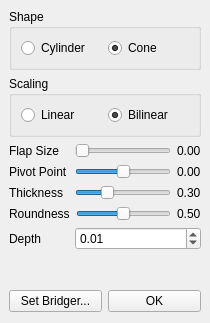
<?xml version="1.0" encoding="UTF-8"?>
<ui version="4.0">
 <class>WeavePanel</class>
 <widget class="QWidget" name="WeavePanel">
  <property name="geometry">
   <rect>
    <x>0</x>
    <y>0</y>
    <width>210</width>
    <height>323</height>
   </rect>
  </property>
  <property name="windowTitle">
   <string>Form</string>
  </property>
  <widget class="QWidget" name="verticalLayoutWidget">
   <property name="geometry">
    <rect>
     <x>9</x>
     <y>9</y>
     <width>192</width>
     <height>303</height>
    </rect>
   </property>
   <layout class="QVBoxLayout" name="verticalLayout">
    <item>
     <widget class="QGroupBox" name="groupBox_2">
      <property name="title">
       <string>Shape</string>
      </property>
      <layout class="QHBoxLayout" name="horizontalLayout_7">
       <item>
        <widget class="QRadioButton" name="shapeCylinderBtn">
         <property name="text">
          <string>Cylinder</string>
         </property>
         <attribute name="buttonGroup">
          <string notr="true">shapeBtnGrp</string>
         </attribute>
        </widget>
       </item>
       <item>
        <widget class="QRadioButton" name="shapeConeBtn">
         <property name="text">
          <string>Cone</string>
         </property>
         <property name="checked">
          <bool>true</bool>
         </property>
         <attribute name="buttonGroup">
          <string notr="true">shapeBtnGrp</string>
         </attribute>
        </widget>
       </item>
      </layout>
     </widget>
    </item>
    <item>
     <widget class="QGroupBox" name="groupBox">
      <property name="title">
       <string>Scaling</string>
      </property>
      <layout class="QHBoxLayout" name="horizontalLayout_2">
       <item>
        <widget class="QRadioButton" name="scaleLinearBtn">
         <property name="text">
          <string>Linear</string>
         </property>
         <attribute name="buttonGroup">
          <string notr="true">scaleBtnGrp</string>
         </attribute>
        </widget>
       </item>
       <item>
        <widget class="QRadioButton" name="scaleBilinearBtn">
         <property name="text">
          <string>Bilinear</string>
         </property>
         <property name="checked">
          <bool>true</bool>
         </property>
         <attribute name="buttonGroup">
          <string notr="true">scaleBtnGrp</string>
         </attribute>
        </widget>
       </item>
      </layout>
     </widget>
    </item>
    <item>
     <layout class="QHBoxLayout" name="horizontalLayout_8">
      <item>
       <widget class="QLabel" name="label_3">
        <property name="sizePolicy">
         <sizepolicy hsizetype="Fixed" vsizetype="Preferred">
          <horstretch>0</horstretch>
          <verstretch>0</verstretch>
         </sizepolicy>
        </property>
        <property name="minimumSize">
         <size>
          <width>60</width>
          <height>0</height>
         </size>
        </property>
        <property name="text">
         <string>Flap Size</string>
        </property>
       </widget>
      </item>
      <item>
       <widget class="QSlider" name="flapSlider">
        <property name="orientation">
         <enum>Qt::Horizontal</enum>
        </property>
       </widget>
      </item>
      <item>
       <widget class="QLabel" name="flapLabel">
        <property name="text">
         <string>0.00</string>
        </property>
       </widget>
      </item>
     </layout>
    </item>
    <item>
     <layout class="QHBoxLayout" name="horizontalLayout_6">
      <item>
       <widget class="QLabel" name="label_2">
        <property name="sizePolicy">
         <sizepolicy hsizetype="Fixed" vsizetype="Preferred">
          <horstretch>0</horstretch>
          <verstretch>0</verstretch>
         </sizepolicy>
        </property>
        <property name="minimumSize">
         <size>
          <width>60</width>
          <height>0</height>
         </size>
        </property>
        <property name="text">
         <string>Pivot Point</string>
        </property>
       </widget>
      </item>
      <item>
       <widget class="QSlider" name="pivotSlider">
        <property name="minimum">
         <number>-99</number>
        </property>
        <property name="maximum">
         <number>99</number>
        </property>
        <property name="singleStep">
         <number>0</number>
        </property>
        <property name="orientation">
         <enum>Qt::Horizontal</enum>
        </property>
       </widget>
      </item>
      <item>
       <widget class="QLabel" name="pivotLabel">
        <property name="text">
         <string>0.00</string>
        </property>
       </widget>
      </item>
     </layout>
    </item>
    <item>
     <layout class="QHBoxLayout" name="horizontalLayout">
      <item>
       <widget class="QLabel" name="label">
        <property name="sizePolicy">
         <sizepolicy hsizetype="Fixed" vsizetype="Preferred">
          <horstretch>0</horstretch>
          <verstretch>0</verstretch>
         </sizepolicy>
        </property>
        <property name="minimumSize">
         <size>
          <width>60</width>
          <height>0</height>
         </size>
        </property>
        <property name="text">
         <string>Thickness</string>
        </property>
       </widget>
      </item>
      <item>
       <widget class="QSlider" name="thickSlider">
        <property name="value">
         <number>30</number>
        </property>
        <property name="orientation">
         <enum>Qt::Horizontal</enum>
        </property>
       </widget>
      </item>
      <item>
       <widget class="QLabel" name="thickLabel">
        <property name="text">
         <string>0.30</string>
        </property>
       </widget>
      </item>
     </layout>
    </item>
    <item>
     <layout class="QHBoxLayout" name="horizontalLayout_3">
      <item>
       <widget class="QLabel" name="label_5">
        <property name="sizePolicy">
         <sizepolicy hsizetype="Fixed" vsizetype="Preferred">
          <horstretch>0</horstretch>
          <verstretch>0</verstretch>
         </sizepolicy>
        </property>
        <property name="minimumSize">
         <size>
          <width>60</width>
          <height>0</height>
         </size>
        </property>
        <property name="text">
         <string>Roundness</string>
        </property>
       </widget>
      </item>
      <item>
       <widget class="QSlider" name="roundSlider">
        <property name="value">
         <number>50</number>
        </property>
        <property name="orientation">
         <enum>Qt::Horizontal</enum>
        </property>
       </widget>
      </item>
      <item>
       <widget class="QLabel" name="roundLabel">
        <property name="text">
         <string>0.50</string>
        </property>
       </widget>
      </item>
     </layout>
    </item>
    <item>
     <layout class="QHBoxLayout" name="horizontalLayout_4">
      <item>
       <widget class="QLabel" name="label_7">
        <property name="sizePolicy">
         <sizepolicy hsizetype="Fixed" vsizetype="Preferred">
          <horstretch>0</horstretch>
          <verstretch>0</verstretch>
         </sizepolicy>
        </property>
        <property name="minimumSize">
         <size>
          <width>60</width>
          <height>0</height>
         </size>
        </property>
        <property name="text">
         <string>Depth</string>
        </property>
       </widget>
      </item>
      <item>
       <widget class="QDoubleSpinBox" name="depthSpinBox">
        <property name="wrapping">
         <bool>false</bool>
        </property>
        <property name="maximum">
         <double>10.000000000000000</double>
        </property>
        <property name="singleStep">
         <double>0.010000000000000</double>
        </property>
        <property name="value">
         <double>0.010000000000000</double>
        </property>
       </widget>
      </item>
     </layout>
    </item>
    <item>
     <spacer name="verticalSpacer">
      <property name="orientation">
       <enum>Qt::Vertical</enum>
      </property>
      <property name="sizeHint" stdset="0">
       <size>
        <width>20</width>
        <height>40</height>
       </size>
      </property>
     </spacer>
    </item>
    <item>
     <layout class="QHBoxLayout" name="horizontalLayout_5">
      <item>
       <widget class="QPushButton" name="bridgerBtn">
        <property name="text">
         <string>Set Bridger...</string>
        </property>
       </widget>
      </item>
      <item>
       <widget class="QPushButton" name="okBtn">
        <property name="text">
         <string>OK</string>
        </property>
       </widget>
      </item>
     </layout>
    </item>
   </layout>
  </widget>
 </widget>
 <resources/>
 <connections/>
 <buttongroups>
  <buttongroup name="scaleBtnGrp"/>
  <buttongroup name="shapeBtnGrp"/>
 </buttongroups>
</ui>
